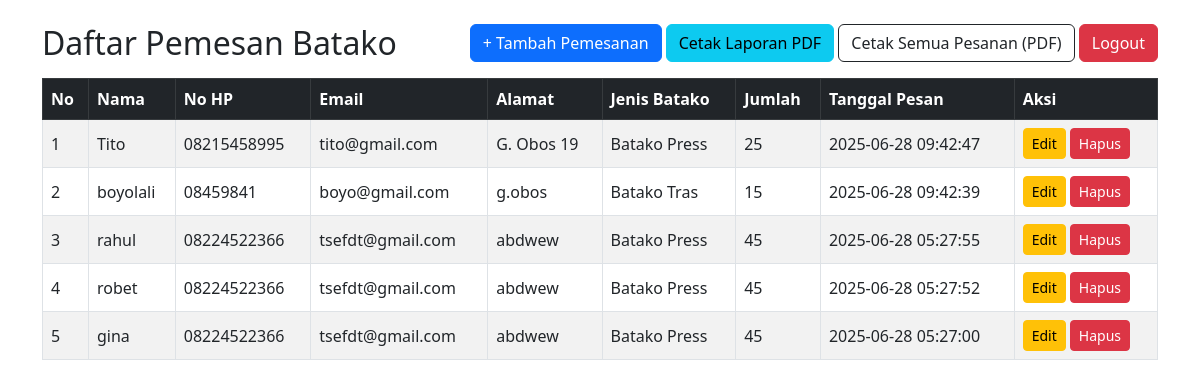
/admin/daftar_pemesan.php (signed in), run on the app's committed database.
### tables this page shows
CREATE TABLE `pesanan` (
  `id` int NOT NULL AUTO_INCREMENT,
  `pelanggan_id` int NOT NULL,
  `jenis_batako` varchar(20) NOT NULL,
  `jumlah` int NOT NULL,
  `tanggal_pesan` timestamp NOT NULL ON UPDATE CURRENT_TIMESTAMP,
  PRIMARY KEY (`id`),
  KEY `pelanggan_id` (`pelanggan_id`),
  CONSTRAINT `pesanan_ibfk_1` FOREIGN KEY (`pelanggan_id`) REFERENCES `pelanggan` (`id`)
);

CREATE TABLE `pelanggan` (
  `id` int NOT NULL AUTO_INCREMENT,
  `nama` varchar(20) NOT NULL,
  `alamat` text NOT NULL,
  `no_hp` varchar(12) NOT NULL,
  `email` varchar(20) NOT NULL,
  PRIMARY KEY (`id`)
);

### admin/daftar_pemesan.php (the view, shortened to what this page needs)
<?php
include 'koneksi.php';
$sql = "SELECT p.id AS id_pesanan, pelanggan.nama, pelanggan.no_hp, pelanggan.email, pelanggan.alamat,
               p.jenis_batako, p.jumlah, p.tanggal_pesan
        FROM pesanan p
        JOIN pelanggan ON p.pelanggan_id = pelanggan.id
        ORDER BY p.tanggal_pesan DESC";
$result = mysqli_query($koneksi, $sql);
?>
<!DOCTYPE html>
<html lang="id">
<head>
    <link href="https://cdn.jsdelivr.net/npm/bootstrap@5.3.0/dist/css/bootstrap.min.css" rel="stylesheet">
</head>
<body>
<div class="container py-4">
    <div class="d-flex justify-content-between align-items-center mb-3">
        <h2 class="mb-0">Daftar Pemesan Batako</h2>
        <div>
            <a href="tambah_pesanan.php" class="btn btn-primary">+ Tambah Pemesanan</a>
            <a href="laporan_pdf.php" class="btn btn-info" target="_blank">Cetak Laporan PDF</a>
            <a href="cetak_pdf_pesanan.php" class="btn btn-outline-dark" target="_blank">Cetak Semua Pesanan (PDF)</a>
            <a href="logout.php" class="btn btn-danger">Logout</a>
        </div>
    </div>
    <div class="table-responsive">
        <table class="table table-bordered table-striped align-middle">
            <thead class="table-dark">
                <tr>
                    <th>No</th>
                    <th>Nama</th>
                    <th>No HP</th>
                    <th>Email</th>
                    <th>Alamat</th>
                    <th>Jenis Batako</th>
                    <th>Jumlah</th>
                    <th>Tanggal Pesan</th>
                    <th>Aksi</th>
                </tr>
            </thead>
            <tbody>
            <?php
            $no = 1;
            if (mysqli_num_rows($result) > 0) {
                while ($row = mysqli_fetch_assoc($result)) {
                    echo "<tr>
                        <td>{$no}</td>
                        <td>" . htmlspecialchars($row['nama']) . "</td>
                        <td>" . htmlspecialchars($row['no_hp']) . "</td>
                        <td>" . htmlspecialchars($row['email']) . "</td>
                        <td>" . htmlspecialchars($row['alamat']) . "</td>
                        <td>" . htmlspecialchars($row['jenis_batako']) . "</td>
                        <td>{$row['jumlah']}</td>
                        <td>{$row['tanggal_pesan']}</td>
                        <td>
                            <a href='edit_pesanan.php?id={$row['id_pesanan']}' class='btn btn-sm btn-warning'>Edit</a>
                            <a href='hapus_pesanan.php?id={$row['id_pesanan']}'
                               class='btn btn-sm btn-danger'
                               onclick='return confirm(\"Yakin ingin menghapus pesanan ini?\");'>Hapus</a>
                        </td>
                    </tr>";
                    $no++;
                }
            } else {
                echo "<tr><td colspan='9' class='text-center'>Belum ada data pemesan.</td></tr>";
            }
            ?>
            </tbody>
        </table>
    </div>
</div>
</body>
</html>

### data on the page
pesanan: pelanggan.nama "Tito", pelanggan.no_hp "08215458995", pelanggan.email "tito@gmail.com", pelanggan.alamat "G. Obos 19", jenis_batako "Batako Press", jumlah "25", tanggal_pesan "2025-06-28 09:42:47"
pesanan: pelanggan.nama "boyolali", pelanggan.no_hp "08459841", pelanggan.email "boyo@gmail.com", pelanggan.alamat "g.obos", jenis_batako "Batako Tras", jumlah "15", tanggal_pesan "2025-06-28 09:42:39"
pesanan: pelanggan.nama "rahul", pelanggan.no_hp "08224522366", pelanggan.email "tsefdt@gmail.com", pelanggan.alamat "abdwew", jenis_batako "Batako Press", jumlah "45", tanggal_pesan "2025-06-28 05:27:55"
pesanan: pelanggan.nama "robet", pelanggan.no_hp "08224522366", pelanggan.email "tsefdt@gmail.com", pelanggan.alamat "abdwew", jenis_batako "Batako Press", jumlah "45", tanggal_pesan "2025-06-28 05:27:52"
pesanan: pelanggan.nama "gina", pelanggan.no_hp "08224522366", pelanggan.email "tsefdt@gmail.com", pelanggan.alamat "abdwew", jenis_batako "Batako Press", jumlah "45", tanggal_pesan "2025-06-28 05:27:00"
